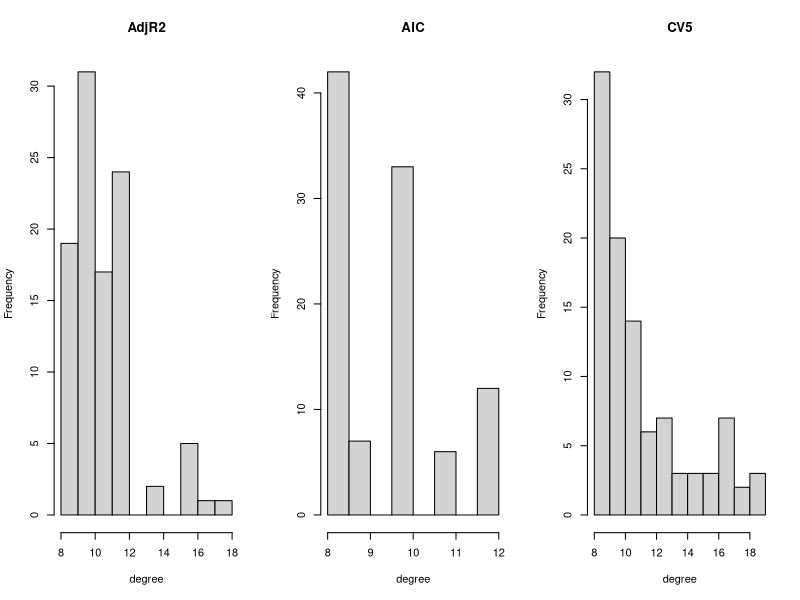
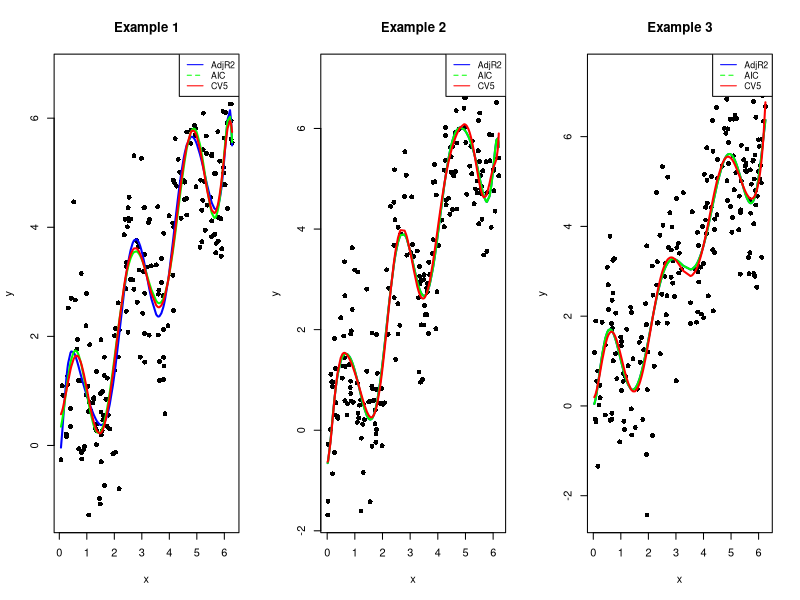

R code for these plots, in order:
## ---- chunk 1
knitr::opts_chunk$set(echo = TRUE)
## ---- chunk 2
cv.lm <- function(x, y, k){
  
  if(is.null(x)){
    dat = data.frame(y = y)
  } else{
    dat = data.frame(x, y = y)
  }
  
  n = nrow(dat)
  dat_cv = dat[sample(n),]  # shuffle observations
  if(is.null(x)){ dat_cv = data.frame(y = dat_cv) }
  folds <- cut(seq(1,n),breaks=k,labels=FALSE)  # cut into k folds
  
  cv_err = rep(NA, k)
  
  for (i in 1:k) {
    
    dat_train = dat_cv[folds != i,]
    dat_val = dat_cv[folds == i,]
    
    if(is.null(x)){
      dat_train = data.frame(y = dat_train)
      dat_val = data.frame(y = dat_val)
      m_train = lm(y ~ 1, data = dat_train)
    } else{
      m_train = lm(y ~ ., data = dat_train)
    }
    
    pred_val = predict(m_train, newdata = dat_val)
    res_val = dat_val$y - pred_val
    cv_err[i] = sqrt(mean(res_val^2))
  }
  
  return(mean(cv_err))
}
## ---- chunk 3
# testing
library(MASS)
data("Boston")

cv.lm(Boston$crim, Boston$medv, 5)
## ---- chunk 4
# Via Forward Selection

ForwardSelection <- function(x, y, method) {
  
  x = data.frame(x)
  p <- ncol(x)  # num of features 
  n <- nrow(x)  # num of observations
  
  # null model i.e. best model so far
  model = lm(y ~ 1)
  y_pred <- predict(model)  # prediction
  RSS <- sum((y - y_pred) ^ 2)  # residual sum of squares
  TSS <- sum((y - mean(y)) ^ 2)  # total sum of squares
  k = 0  # number of parameters in the model
  best_adjusted_R2 <- 1 - (RSS / (n - k)) / (TSS / (n - 1))
  best_AIC <- n * log(RSS / n) + 2 * k
  best_cv5 <- cv.lm(NULL, y, 5)

  features <- 1:p  # feature indices
  selected_features <- c()  # selected feature indices
  
  # Loop over the features
  for (i in 1:p) {
    
    # store for candidate models:
    candidates <- setdiff(features, selected_features)  # features not chosen yet
    candidate_R2 <- c()  # adjusted R2 values 
    candidate_AIC <- c()  # AIC values
    candidate_cv5 <- c()  # cross-validation errors
    
    # Loop over the candidate features
    for (j in candidates) {
      
      # Select the current feature and the previously selected features
      current_features <- c(selected_features, j)
      model <- lm(y ~ ., data = data.frame(x[, current_features]))
      y_pred <- predict(model)  # prediction
    
      RSS <- sum((y - y_pred) ^ 2)  # residual sum of squares
      TSS <- sum((y - mean(y)) ^ 2)  # total sum of squares
      k <- length(current_features)  # number of parameters in the model
      
      # Compute the adjusted R2 value
      R2 <- 1 - (RSS / (n - k)) / (TSS / (n - 1))
      candidate_R2 <- c(candidate_R2, R2)
      
      # Compute the AIC value
      AIC <- n * log(RSS / n) + 2 * k
      candidate_AIC <- c(candidate_AIC, AIC)
      
      # Compute the CV error
      cv5 <- cv.lm(x[, current_features], y, 5)
      candidate_cv5 <- c(candidate_cv5, cv5)
    }
    
    # Choose the best feature based on the specified method &
    # compare to previous model
    if (method == 'AdjR2') {
      if (max(candidate_R2) > best_adjusted_R2) {
        best_adjusted_R2 <- max(candidate_R2)
        best_feature_index <- candidates[which.max(candidate_R2)]
      } else {
        # if didn't improve, return previous model
        return(printFormula(selected_features))  
      }
    } 
    else if (method == 'AIC') {
      if (min(candidate_AIC) < best_AIC) {
        best_AIC <- min(candidate_AIC)
        best_feature_index <- candidates[which.min(candidate_AIC)]
      } else {
        return(printFormula(selected_features)) 
      }
    } 
    else if (method == 'CV5') {
      if (min(candidate_cv5) < best_cv5) {
        best_cv5 <- min(candidate_cv5)
        best_feature_index <- candidates[which.min(candidate_cv5)]
      } else {
        return(printFormula(selected_features))
      }
    } 
    else {
      stop("Invalid method specified")
    }
    
    # Add the best feature to the list of selected features
    selected_features <- c(selected_features, best_feature_index)
  }
  
  return(printFormula(selected_features))
}

printFormula <- function(selected_features){
  if (length(selected_features) == 0) {
    formula = "y ~ 1"
  } 
  else {
    formula = "y ~"
    for (f in selected_features) {
      formula = paste(formula, sprintf("x%i +", f))
    }
    formula = substr(formula, 1, nchar(formula) - 2)  # remove last " + "
  }

  return(formula)
}
## ---- chunk 5
# testing
ForwardSelection(Boston[1:13], Boston$medv, "AdjR2")
ForwardSelection(Boston[1:13], Boston$medv, "AIC")
ForwardSelection(Boston[1:13], Boston$medv, "CV5")
## ---- chunk 6
# Via Sequential Columns

SequentialSelection <- function(x, y, method) {
  
  x = data.frame(x)
  p <- ncol(x)  # num of features 
  n <- nrow(x)  # num of observations
  
  # null model i.e. best model so far
  model = lm(y ~ 1)
  y_pred <- predict(model)  # prediction
  RSS <- sum((y - y_pred) ^ 2)  # residual sum of squares
  TSS <- sum((y - mean(y)) ^ 2)  # total sum of squares
  k = 0  # number of parameters in the model
  best_adjusted_R2 <- 1 - (RSS / (n - k)) / (TSS / (n - 1))
  best_AIC <- n * log(RSS / n) + 2 * k
  best_cv5 <- cv.lm(NULL, y, 5)
  best_model = model

  features <- 1:p  # feature indices
  selected_features <- c()  # selected feature indices
  
  # Loop over the features
  for (i in 1:p) {
    
    current_features = 1:i
    
    model <- lm(y ~ ., data = data.frame(x[, current_features]))
    y_pred <- predict(model)  # prediction
  
    RSS <- sum((y - y_pred) ^ 2)  # residual sum of squares
    TSS <- sum((y - mean(y)) ^ 2)  # total sum of squares
    k <- length(current_features)  # number of parameters in the model
    
    # Compute the adjusted R2 value, AIC, and CV error
    R2 <- 1 - (RSS / (n - k)) / (TSS / (n - 1))
    AIC <- n * log(RSS / n) + 2 * k
    cv5 <- cv.lm(x[, current_features], y, 5)
    
    # Compare model to previous best model
    if (method == 'AdjR2') {
      if (R2 > best_adjusted_R2) {
        best_adjusted_R2 <- R2
        best_model <- model
      }
    } 
    else if (method == 'AIC') {
      if (AIC < best_AIC) {
        best_AIC <- AIC
        best_model <- model
      } 
    } 
    else if (method == 'CV5') {
      if (cv5 < best_cv5) {
        best_cv5 <- cv5
        best_model <- model
      }
    } 
    else {
      stop("Invalid method specified")
    }
  }
  
  return(best_model)
}
## ---- chunk 7
# testing
SequentialSelection(Boston[1:13], Boston$medv, "AdjR2")
SequentialSelection(Boston[1:13], Boston$medv, "AIC")
SequentialSelection(Boston[1:13], Boston$medv, "CV5")
## ---- chunk 8
generate_data <- function(n, p){
  # generate matrix X with n rows and p cols corresponding to degrees of 1st col
  xi = runif(n, 0, 2*pi)
  X = poly(xi, degree = p, raw = TRUE)
  y = rnorm(n, mean = sin(3*xi) + xi, sd = 1)
  return(cbind(y, X))
}

n = 200
p = 20
sims = 100
deg_selection_AdjR2 = rep(NA, sims)
deg_selection_AIC = rep(NA, sims)
deg_selection_CV5 = rep(NA, sims)

# record selected degrees for each method's best model over all simulations
for(sim in 1:sims){
  data = generate_data(n, p)
  X = data[,2:p+1]
  y = data[,1]
  
  model_AdjR2 = SequentialSelection(X, y, "AdjR2")
  deg_selection_AdjR2[sim] = length(model_AdjR2$coefficients) - 1
  
  model_AIC = SequentialSelection(X, y, "AIC")
  deg_selection_AIC[sim] = length(model_AIC$coefficients) - 1
  
  model_CV5 = SequentialSelection(X, y, "CV5")
  deg_selection_CV5[sim] = length(model_CV5$coefficients) - 1
}

# histograms of selected degrees
par(mfrow=c(1,3))
hist(deg_selection_AdjR2, xlab="degree", main="AdjR2")
hist(deg_selection_AIC, xlab="degree", main="AIC")
hist(deg_selection_CV5, xlab="degree", main="CV5")

# example plots
for(i in 1:3){
  data = generate_data(n, p)
  X = data[,2:p+1]
  x = data[,2]
  y = data[,1]
  
  model_AdjR2 = SequentialSelection(X, y, "AdjR2")
  pred_AdjR2 = predict(model_AdjR2)
  
  model_AIC = SequentialSelection(X, y, "AIC")
  pred_AIC = predict(model_AIC)
  
  model_CV5 = SequentialSelection(X, y, "CV5")
  pred_CV5 = predict(model_CV5)
  
  # plot points
  plot(x = data[,2], y = data[,1], pch=16, 
       xlab="x", ylab="y", main=sprintf('Example %i', i))
  
  # plot 3 polys via different methods
  ix = sort(x, index.return=T)$ix
  colors = c("blue", "green", "red")
  lines(x[ix], pred_AdjR2[ix], col=colors[1], lwd=2)
  lines(x[ix], pred_AIC[ix], col=colors[2], lwd=2)
  lines(x[ix], pred_CV5[ix], col=colors[3], lwd=2)
  
  legend("topright", legend=c("AdjR2", "AIC", "CV5"), col=colors, 
         lty=1:2, cex=0.8)
}

